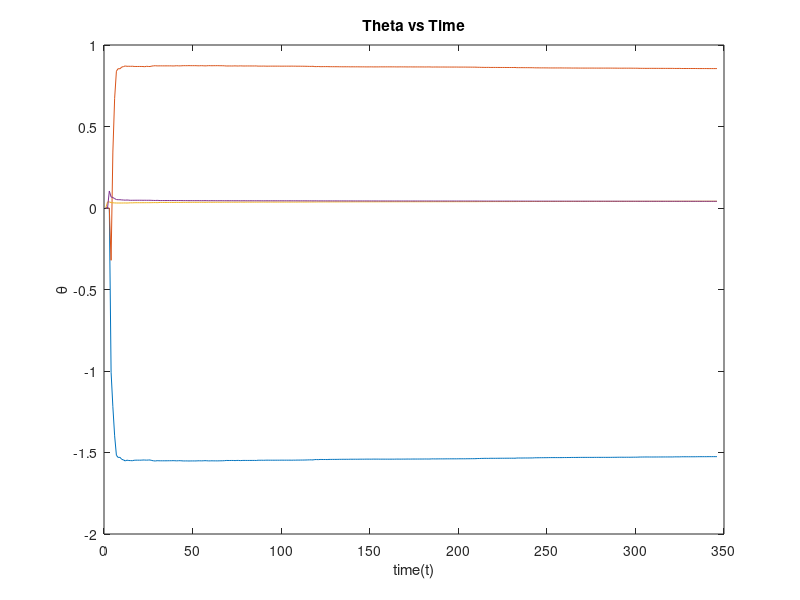
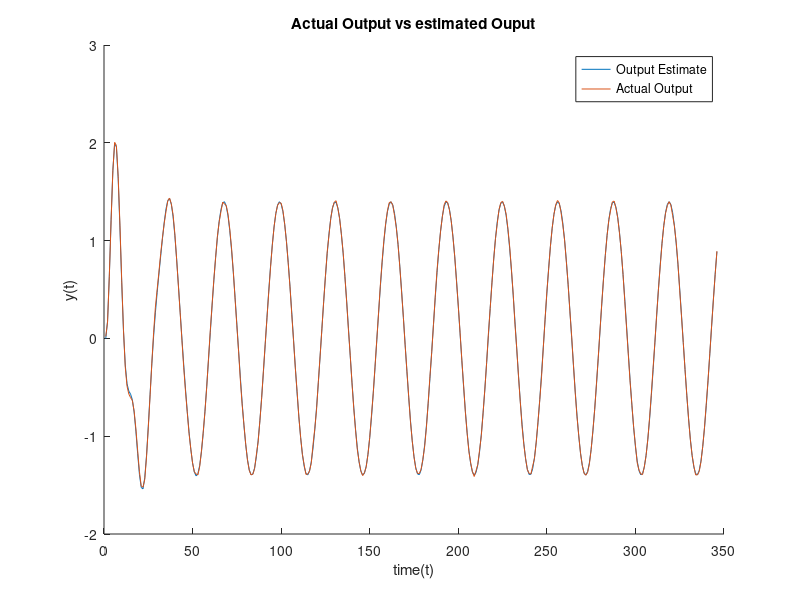

Write MATLAB code to recreate these figures, in order.
% A skeleton for a recursive identification algorithm. Since the assignment
% assumes an ARX model this code does likewise.
% You need to set Na, Nb (number of a and b coefficients) and LN (large 
% number).  Nc is not needed if this is an ARX model. You also need to supply
% the algorithm!
% The code assumes that the data is in a vector y and the input is in a vector u
Na = 2;%number of Y values
Nb = 2;%number of u values
LN = 10000000;
%[B,A] = dord2;
%num = B;
%den = A;
num = [0 0.0416 0.0395];
den = [1 -1.5363 0.8607];
u = 5 * sin(1:.2:70);
noise = 0.01*randn(size(u)); %Change the varience in order to change nouse level, overall noise model should be 0 mean.
%noise =0.1*rand(size(u)); %Use rand as varience not set to 1, 
y = filter(num, den, u) + noise;

theta_nminus1=zeros(Na+Nb,1); % Initialise the estimate of theta to zero --> Matrix of zeros
P_nminus1=LN.*eye(Na+Nb);	 % Initialise P where LN is a large number --> Data 
%Lambda = 1; %Initalise lambda, set to 1 for non-forgetting
Lambda = 0.95 %Initaluse lambda set to 0.95 for forgetting
Theta=[]; % history of theta starts here
% Step through data and for each new point generate a new estimate
for n=1:length(y) % Change 10 to length(y) once you have the code working
% set py to the previous Na y values
  py=zeros(1,Na);
  for i=n-1:-1:n-Na
    if i>0 py(n-i)=y(i);   end
  end
% set pu to the previous Nb u values
  pu=zeros(1,Nb);
  for i=n-1:-1:n-Nb
    if i>0 pu(n-i)=u(i);   end
  end
% Construct varphi from py' and pu'
varphi=[-py';pu']; %Combining py and pu
% Use varphi(n), y(n) theta(n-1) and P(n-1) to iterate the next estimate
epsilon = y(n) - varphi' * theta_nminus1;
P = P_nminus1 - ((P_nminus1* varphi* varphi'* P_nminus1)/(Lambda + varphi'* P_nminus1* varphi));
K =  P * varphi; 
theta = theta_nminus1 + K*epsilon;
% get ready for the new iteration
  theta_nminus1=theta;
  P_nminus1=P;
  Theta=[Theta; theta']
end % and so it ends
% If you have recorded parameter evolution you can plot with

%Geterate the estimate model output
yfit = filter([0 theta(3) theta(4)], [1 theta(1) theta(2)], u);

%hold on;
figure('Name', 'Parameter Evolution ')
plot(Theta)
title('Theta vs Time')
xlabel('time(t)')
ylabel('\theta')
%title('

%Plot the input and estimate on same graph to compare
figure('Name', 'Actual Output vs estimated Ouput')
hold on;
plot(yfit);
plot(y)
legend('Output Estimate', 'Actual Output') 
hold off
title('Actual Output vs estimated Ouput')
xlabel('time(t)')
ylabel('y(t)')

